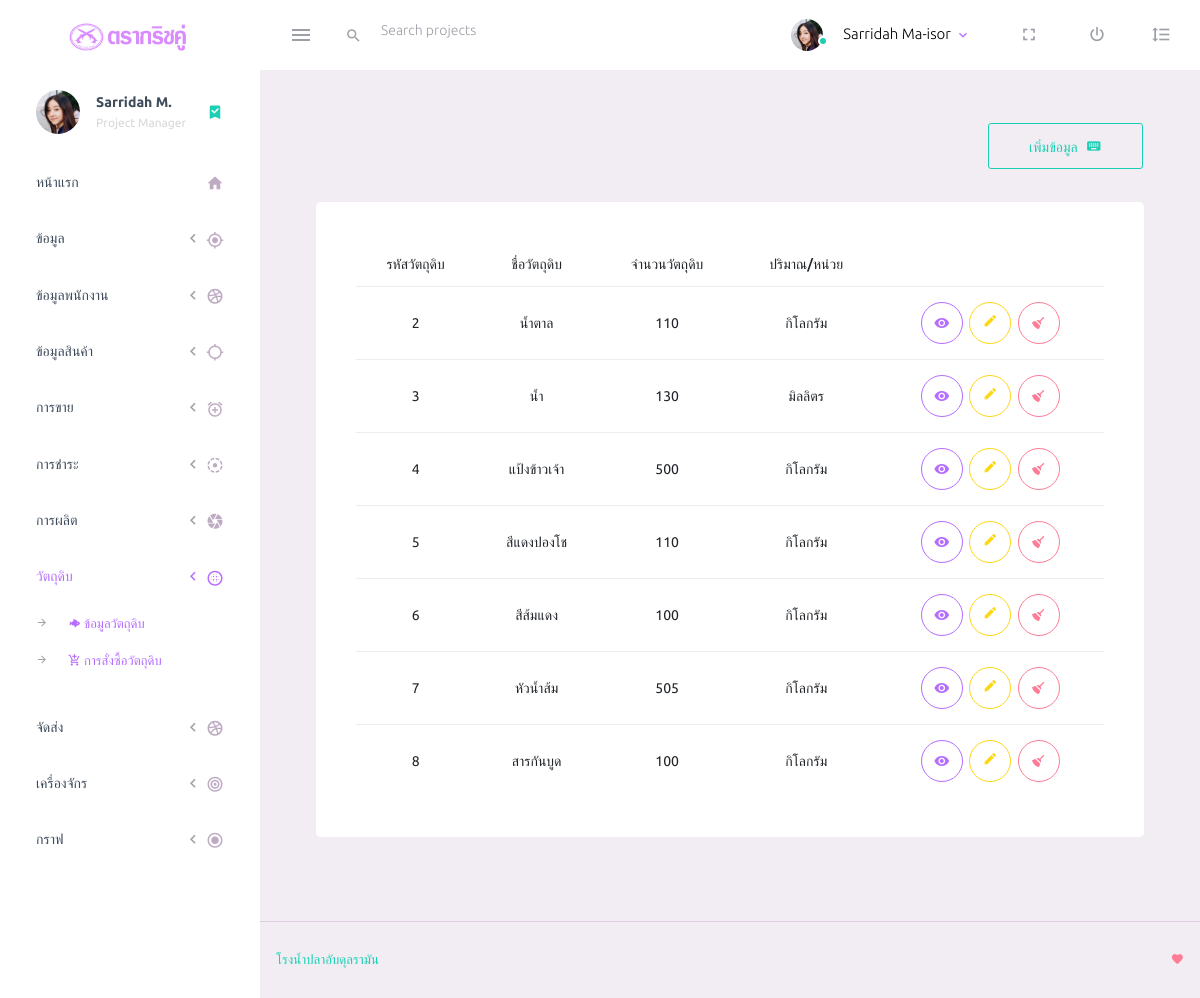
Page /pages/ui-features/material/material.php on the committed database.
### tables this page shows
CREATE TABLE `material` (
  `material_id` int(10) NOT NULL,
  `material_name` varchar(50) DEFAULT NULL,
  `material_amout` int(4) DEFAULT NULL,
  `type_rm` varchar(15) DEFAULT NULL
);

### pages/ui-features/material/material.php (the view, shortened to what this page needs)
<!DOCTYPE html>
<html lang="en">
<head>
    <link rel="stylesheet" href="../../../vendors/iconfonts/mdi/css/materialdesignicons.min.css">
    <link rel="stylesheet" href="../../../vendors/css/vendor.bundle.base.css">
    <link rel="stylesheet" href="../../../css/style.css">
</head>
<body>
    <div class="container-scroller">
        <?php include('../../partials/_navbar.php') ?>
        <div class="container-fluid page-body-wrapper">
            <?php include('../../partials/_sidebar.php') ?>
            <div class="main-panel">
                <div class="content-wrapper">
                    <div class="page-header">
                        <nav aria-label="breadcrumb">
                            <ol class="breadcrumb">
                                <a href="insertmaterial.php">
                                    <button type="button" class="btn btn-outline-success btn-icon-text">เพิ่มข้อมูล<i class='mdi mdi-keyboard btn-icon-append'></i></button></a>&nbsp;
                            </ol>
                        </nav>
                    </div>
                    <div class="col-lg-12 grid-margin stretch-card">
                        <div class="card">
                            <div class="card-body">
                                <table class="table table-striped">
                                    <thead align="center">
                                        <tr>
                                            <th>
                                                รหัสวัตถุดิบ
                                            </th>
                                            <th>
                                                ชื่อวัตถุดิบ
                                            </th>
                                            <th>
                                                จำนวนวัตถุดิบ
                                            </th>
                                            <th>
                                                ปริมาณ/หน่วย
                                            </th>
                                            <?php include('../../../lib/config.php') ?>
                                            <?php
                                            $sql = "SELECT * FROM material";
                                            $result = $conn->query($sql);
                                            if ($result->num_rows > 0) {
                                                while ($row = $result->fetch_assoc()) {
                                                    echo "<tr>";
                                                    echo "<td>" . $row["material_id"] . "</td>";
                                                    echo "<td>" . $row["material_name"] . "</td>";
                                                    echo "<td>" . $row["material_amout"] . "</td>";
                                                    echo "<td>" . $row["type_rm"] . "</td>";
                                                    echo "<td>
                                    <a href='viewmaterial.php?id=$row[material_id]'><button type='button' class='btn btn-outline-primary btn-rounded btn-icon'><i class='mdi mdi-eye' ></i></button></a>&nbsp;
                                    <a href='updatematerial.php?id=$row[material_id]'><button type='button' class='btn btn-outline-warning btn-rounded btn-icon'>
                          <i class='mdi mdi-border-color text-warning' ></i></button></a>&nbsp;
                                    <a href='db-deletematerial.php?id=" . $row['material_id'] . "'onclick=\"return confirm('ต้องการจะลบข้อมูลนี้ใช่หรือไม่?')\"><button type='button' class='btn btn-outline-danger btn-rounded btn-icon'><i class='mdi mdi-broom text-danger'></i> </button></td>";
                                                    echo "</tr>";
                                                }
                                            }
                                            ?>
                                        </tr>
                                    </thead>
                                </table>
                            </div>
                        </div>
                    </div>
                </div>
                <?php include('../../partials/_footer.php') ?>
            </div>
        </div>
    </div>
</body>
</html>

### rows in the picture
material: material_id "2", material_name "น้ำตาล", material_amout "110", type_rm "กิโลกรัม"
material: material_id "3", material_name "น้ำ", material_amout "130", type_rm "มิลลิตร"
material: material_id "4", material_name "แป้งข้าวเจ้า", material_amout "500", type_rm "กิโลกรัม"
material: material_id "5", material_name "สีแดงปองโช", material_amout "110", type_rm "กิโลกรัม"
material: material_id "6", material_name "สีส้มแดง", material_amout "100", type_rm "กิโลกรัม"
material: material_id "7", material_name "หัวน้ำส้ม", material_amout "505", type_rm "กิโลกรัม"
material: material_id "8", material_name "สารกันบูด", material_amout "100", type_rm "กิโลกรัม"
